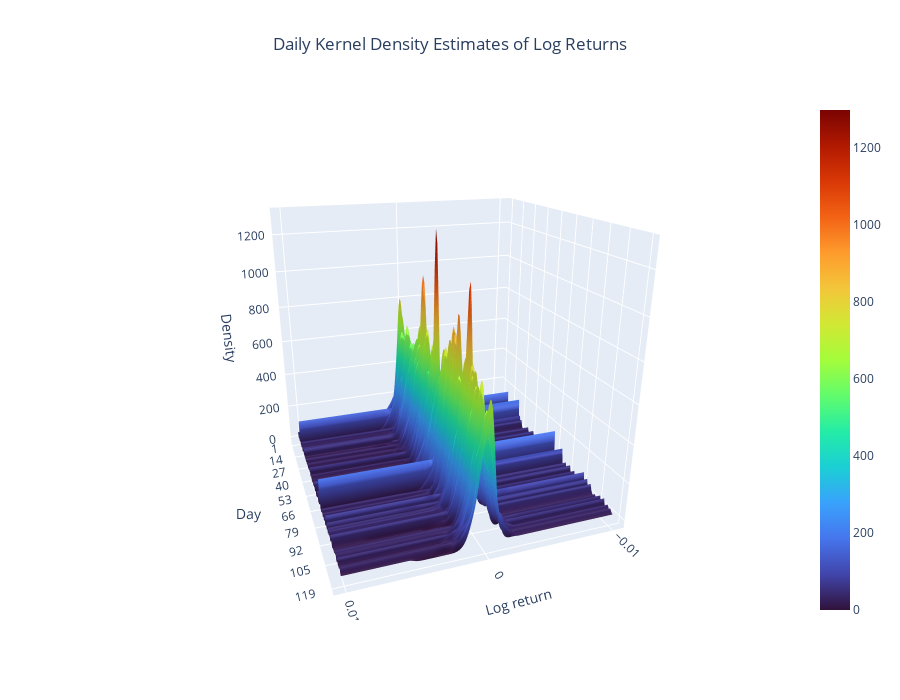

Notebook code for this chart:
### Code cell
# kde_results = {day: (x_grid, y_kde)} from previous step

# Sort days and build aligned matrices
days_sorted = sorted(kdes.keys())

# ---- Step 1: build a common X grid (important for smooth 3D surface)
all_x = np.concatenate([kdes[d]["x_grid"] for d in days_sorted])
x_common = np.linspace(all_x.min(), all_x.max(), 200)

# ---- Step 2: evaluate each day's KDE on the common grid
Z = []
for d in days_sorted:
    kde = kdes[d]["x_grid"]
    density = kdes[d]["y_kde"]
    # Interpolate densities to common x grid
    z_interp = np.interp(x_common, kde, density)
    Z.append(z_interp)

Z = np.array(Z)
Y = np.arange(len(days_sorted))  # day index

# ---- Step 3: create 3D surface
fig = go.Figure(data=[go.Surface(
    x=x_common,   # log return values
    y=Y,          # day index
    z=Z,          # densities
    colorscale='Turbo'
)])

# ---- Step 4: layout and labels
fig.update_layout(
    # title='Daily Kernel Density Estimates of Log Returns',
    scene=dict(
        xaxis_title='Log return',
        yaxis_title='Day',
        zaxis_title='Density',
        yaxis=dict(
            tickmode='array',
            tickvals=np.linspace(0, len(days_sorted)-1, 10, dtype=int),
            ticktext=[str(days_sorted[i]) for i in np.linspace(0, len(days_sorted)-1, 10, dtype=int)]
        )
    ),
    height=700,
    scene_camera=dict(
        eye=dict(x=0.7, y=2.0, z=0.8)  # change these values to rotate
    ),
    title={
        'text': "Daily Kernel Density Estimates of Log Returns",
        'x': 0.5,  # Center horizontally
        'xanchor': 'center'
    }
)


fig.show()

### Figure 1 — Plotly figure (JSON) as saved in the notebook; plotly's stock layout.template omitted (floating-point values rounded to 4 significant figures; data arrays with more than 128 entries replaced by an {"elided": "..."} marker saying what was removed)
{"data": [{"colorscale": [[0, "#30123b"], [0.07143, "#4145ab"], [0.1429, "#4675ed"], [0.2143, "#39a2fc"], [0.2857, "#1bcfd4"], [0.3571, "#24eca6"], [0.4286, "#61fc6c"], [0.5, "#a4fc3b"], [0.5714, "#d1e834"], [0.6429, "#f3c63a"], [0.7143, "#fe9b2d"], [0.7857, "#f36315"], [0.8571, "#d93806"], [0.9286, "#b11901"], [1, "#7a0402"]], "type": "surface", "x": {"elided": "200 float values"}, "y": [0, 1, 2, 3, 4, 5, 6, 7, 8, 9, 10, 11, 12, 13, 14, 15, 16, 17, 18, 19, 20, 21, 22, 23, 24, 25, 26, 27, 28, 29, 30, 31, 32, 33, 34, 35, 36, 37, 38, 39, 40, 41, 42, 43, 44, 45, 46, 47, 48, 49, 50, 51, 52, 53, 54, 55, 56, 57, 58, 59, 60, 61, 62, 63, 64, 65, 66, 67, 68, 69, 70, 71, 72, 73, 74, 75, 76, 77, 78, 79, 80, 81, 82, 83, 84, 85, 86, 87, 88, 89, 90, 91, 92, 93, 94, 95, 96, 97, 98, 99, 100, 101, 102, 103, 104, 105, 106, 107, 108, 109, 110, 111, 112, 113, 114, 115, 116, 117, 118], "z": {"elided": "119x200 float values"}}], "layout": {"height": 700, "scene": {"camera": {"eye": {"x": 0.7, "y": 2, "z": 0.8}}, "xaxis": {"title": {"text": "Log return"}}, "yaxis": {"tickmode": "array", "ticktext": ["1", "14", "27", "40", "53", "66", "79", "92", "105", "119"], "tickvals": [0, 13, 26, 39, 52, 65, 78, 91, 104, 118], "title": {"text": "Day"}}, "zaxis": {"title": {"text": "Density"}}}, "title": {"text": "Daily Kernel Density Estimates of Log Returns", "x": 0.5, "xanchor": "center"}}}
